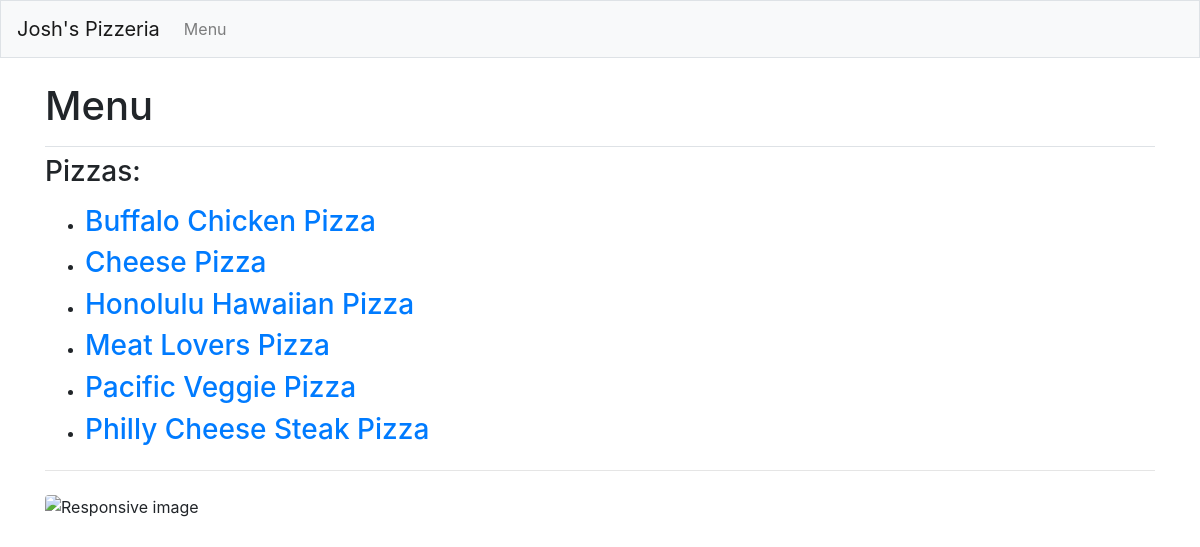
The page /pizzas on the database its author committed.
### pizzeria_app/models.py (models this page shows)
class Pizza(models.Model):
    pizza_name = models.CharField(max_length=200)
    def __str__(self):
        return self.pizza_name

### pizzeria_app/views.py (the view)
# urls.py: path('pizzas', views.pizzas, name='pizzas'),
def pizzas(request):
    pizzas = Pizza.objects.order_by('pizza_name')
    context = {'pizzas':pizzas}
    return render(request, 'pizzeria_app/pizzas.html', context)

### pizzeria_app/templates/pizzeria_app/pizzas.html
{% extends "pizzeria_app/base.html" %}
{% block page_header %}
    <h1>Menu</h1>
{% endblock page_header %}
{% block content %}
    <h3><p>Pizzas:</p></h3>
    <ul>
        {% for pizza in pizzas %}
            <li><h3>
                <a href="{% url 'pizzeria_app:pizza' pizza.id %}">{{ pizza }} Pizza</a>
            </h3></li>
        {% empty %}
            <li><h3>No pizzas have been added yet</h3></li>
        {% endfor %}
    </ul>
    <hr class="my-4">
    <p><img src="http://brotherspizzeriahouston.com/wp-content/uploads/2017/10/bp-pizza-guy.jpg" class="rounded mx-auto d-block" alt="Responsive image"></p>
{% endblock content %}

### rows shown on the page
Pizza: pizza_name "Buffalo Chicken"
Pizza: pizza_name "Cheese"
Pizza: pizza_name "Honolulu Hawaiian"
Pizza: pizza_name "Meat Lovers"
Pizza: pizza_name "Pacific Veggie"
Pizza: pizza_name "Philly Cheese Steak"
